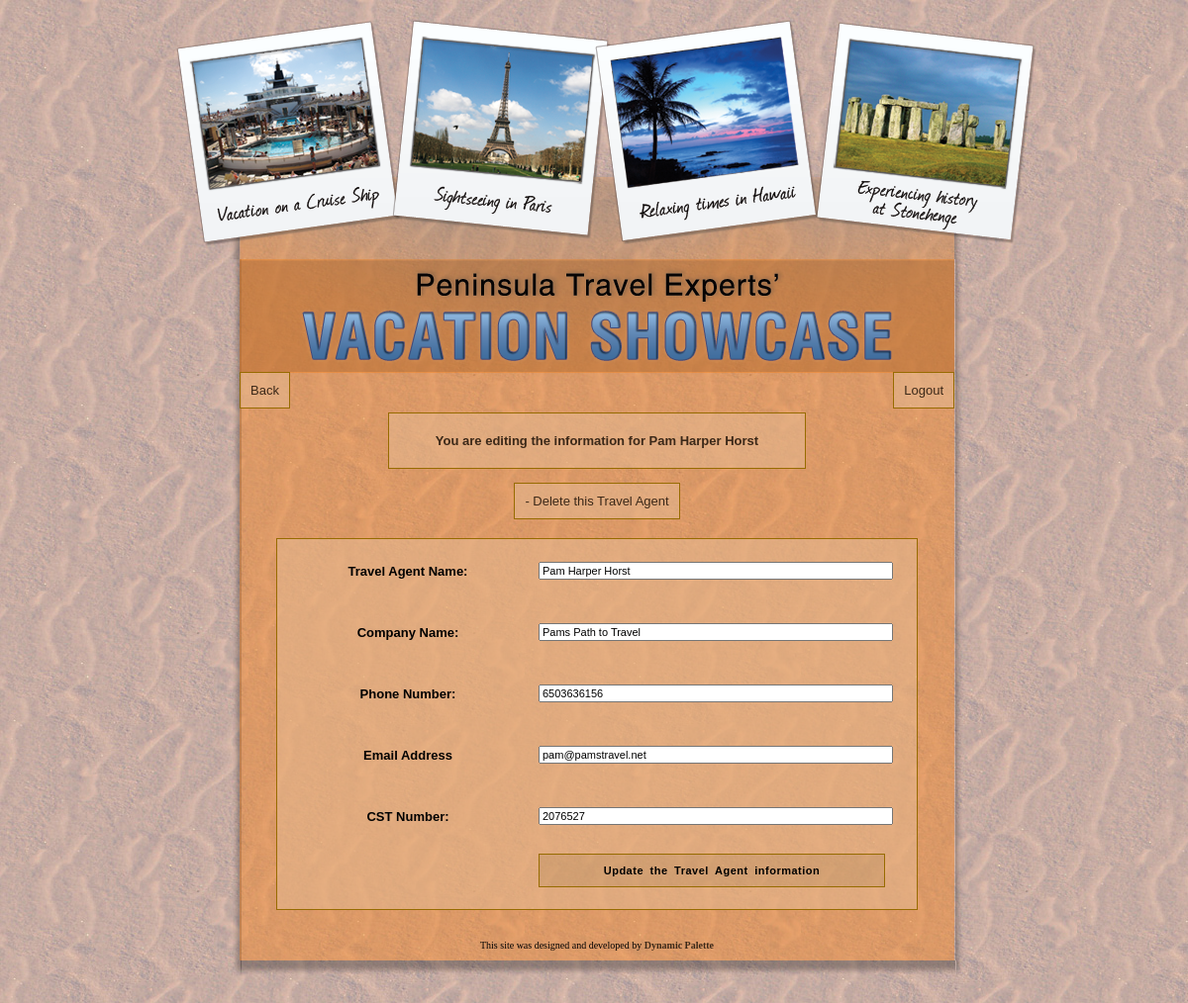
The app's page /admin/aboutus_edit_entry.php?travelagent_id=1 (signed in) with its own data.
### tables this page shows
CREATE TABLE `travelagents` (
  `travelagent_id` int(5) NOT NULL auto_increment,
  `name` varchar(50) NOT NULL,
  `company_name` varchar(100) NOT NULL,
  `phone` varchar(30) NOT NULL,
  `email` varchar(100) NOT NULL,
  `cst` int(10) NOT NULL,
  PRIMARY KEY  (`travelagent_id`)
);

### admin/aboutus_edit_entry.php (the view, shortened to what this page needs)
<?php
	$conn = dbConnect('admin');
	if (isset($_GET['travelagent_id']) && !$_POST) {
	  $sql = 'SELECT *
			  FROM travelagents
			  WHERE travelagent_id = ?';
			$stmt = $conn->stmt_init();
			if ($stmt->prepare($sql)) {
				$stmt->bind_param('i', $_GET['travelagent_id']);
				$stmt->bind_result($id, $name, $company_name, $phone, $email, $cst);
				$OK = $stmt->execute();
			}
	  }
?>
<!DOCTYPE html PUBLIC "-//W3C//DTD XHTML 1.0 Transitional//EN" "http://www.w3.org/TR/xhtml1/DTD/xhtml1-transitional.dtd">
<html xmlns="http://www.w3.org/1999/xhtml">
<head>
<link rel="stylesheet" href="../css/style.css" type="text/css" media="screen" />
</head>
<body>
    <div id="header"></div>
     <div id="bottomleft_shadow">
     <div id="bottomright_shadow">
     <div id="left_shadow">
     <div id="right_shadow">
     <div id="bottom_shadow">
     <div id="container">
        <div id="title">
            <h2>Peninsula Travel Experts'</h2>
            <h1>VACATION SHOWCASE</h1>
        </div>
        <div class="back"><a href="aboutus_edit_list.php">Back</a></div>
        <div class="logout"><a href="../includes/logout.php">Logout</a></div>
        <div id="adminenter_box">
        	<p>
        		You are editing the information for <?php echo htmlentities($name); ?>
        	</p>
        </div>
        <div id="delete_agent_btn">
        	<a href="aboutus_delete_entry.php?travelagent_id=<?php echo $id; ?>">- Delete this Travel Agent</a>
		</div>
        <div class="content_area">
        	<form id="newphotoform" name="form1" method="post" action="">
                    <table id="form_table">
                        <tr>
                                <th>Travel Agent Name:</th>
                                <td><input name="name" type="text" id="agent_name" value="<?php if(isset($error) && isset($name_empty)){ echo $name_empty;} elseif(!isset($error) && !isset($name_empty)) { echo htmlentities($name); }?>"/></td>
                        </tr>
                        <tr>
                            <th>Company Name:</th>
                            <td><input name="company_name" type="text" id="company_name_field" value="<?php echo htmlentities($company_name); ?>"/></td>
                        </tr>
                        <tr>
                            <th>Phone Number:</th>
                            <td><input name="phone" type="text" id="phone" value="<?php echo htmlentities($phone); ?>"/></td>
                        </tr>
                        <tr>
                            <th>Email Address</th>
                            <td><input name="email" type="text" id="email" value="<?php echo htmlentities($email); ?>"/></td>
                        </tr>
                         <tr>
                            <th>CST Number:</th>
                            <td><input name="cst" type="text" id="cst" value="<?php echo htmlentities($cst); ?>"/></td>
                        </tr>
                        <tr>
                            <th></th>
                            <td>
                                <input class="submit_button" type="submit" name="update" value="Update the Travel Agent information" />
                            </td>
                        </tr>
                    </table>
            </form>
        </div>
        <?php include('../includes/companyline.php'); ?>
    </div>
    </div>
    </div>
    </div>
    </div>
    </div>
</body>
</html>

### css/style.css (style rules this page uses)
html, body, div, h1, h2, h3, h4, h5, h6, ul, ol, dl, li, dt, dd, p, blockquote, pre, form, fieldset, table, th, td { margin: 0; padding: 0; }
body { background:url(../images/sandbg2.jpg); font-family: Tahoma, Geneva, sans-serif; font-size: 13px; }
#bottomleft_shadow { background: url(../images/bottomleft_shadow.png) no-repeat bottom left; width: 731px; margin: 0 auto; position: relative; top: 33px; }
#bottomright_shadow { background: url(../images/bottomright_shadow.png) no-repeat bottom right; width: 731px; margin: 0 auto; position: relative; left: 9px; }
#left_shadow { background: url(../images/left_shadow.png) repeat-y; background-position: 0px 0px; width: 731px; margin: 0 auto; position: relative; top: -15px; left: -9px; }
#right_shadow { background: url(../images/right_shadow.png) repeat-y top right; width: 731px; margin: 0 auto; position: relative; left: 8px; }
#bottom_shadow { background: url(../images/bottom_shadow.png) repeat-x bottom; width: 722px; margin: 0 auto; position:relative; top: 14px; left: -4px; }
#container { background: url(../images/containerbg.png); width: 722px; margin: 0 auto; position: relative; top: -14px; left: -1px; margin-bottom: 100px; }
#header { background: url(../images/header.png); width: 872px; height: 244px; position: relative; margin: 0 auto; z-index: 1; left: 11px; top: 18px; }
#title { background: url(../images/title.png); width: 722px; height: 115px; }
#title > * { text-indent: -9999px; }
#adminenter_box { background: url(../images/desc_bg.png); width: 420px; margin: 0 auto; border: 1px solid #976b00; overflow: auto; margin-top: 40px; }
#adminenter_box p { font-size: 13px; margin-top: 20px; margin-bottom: 20px; text-align: center; font-weight: bold; color: #3B2818; }
.content_area { background: url(../images/desc_bg.png); width: 646px; margin: 30px auto; border: 1px solid #976b00; overflow: auto; }
.logout { float: right; margin: 10px 0 0 0; }
.logout a, .back a, .mailing_back a, #newagent_btn a, #delete_agent_btn a { background: url(../images/desc_bg.png); border: 1px solid #976b00; font-size: 13px; text-align: center; padding: 10px 10px; }
.back { float: left; margin: 10px 0 0 0; }
#delete_agent_btn { text-align: center; margin: 25px auto; }
#form_table th, #form_table_index th, #mail_form_table th { width: 200px; padding:10px 30px; }
#form_table tr { height: 60px; }
a, a:link, a:active, a:visited { text-decoration: none; color: #3b2818; }
.submit_button { background: url(../images/dark_bg.png); border: 1px solid #976b00; padding: 10px 10px; margin-bottom: 15px; font-weight: bold; letter-spacing: .5px; word-spacing: 3px; font-size: 11px; }
#form_table input, #form_table textarea, #form_table_index input, #form_table_index textarea, #comment input, #mail_form_table input, #mail_form_table textarea { width: 350px; font-size: 11px; font-family: Arial, Helvetica, sans-serif; }

### records on screen
travelagents: name "Pam Harper Horst", company_name "Pams Path to Travel", phone "6503636156", email "pam@pamstravel.net", cst "2076527"
